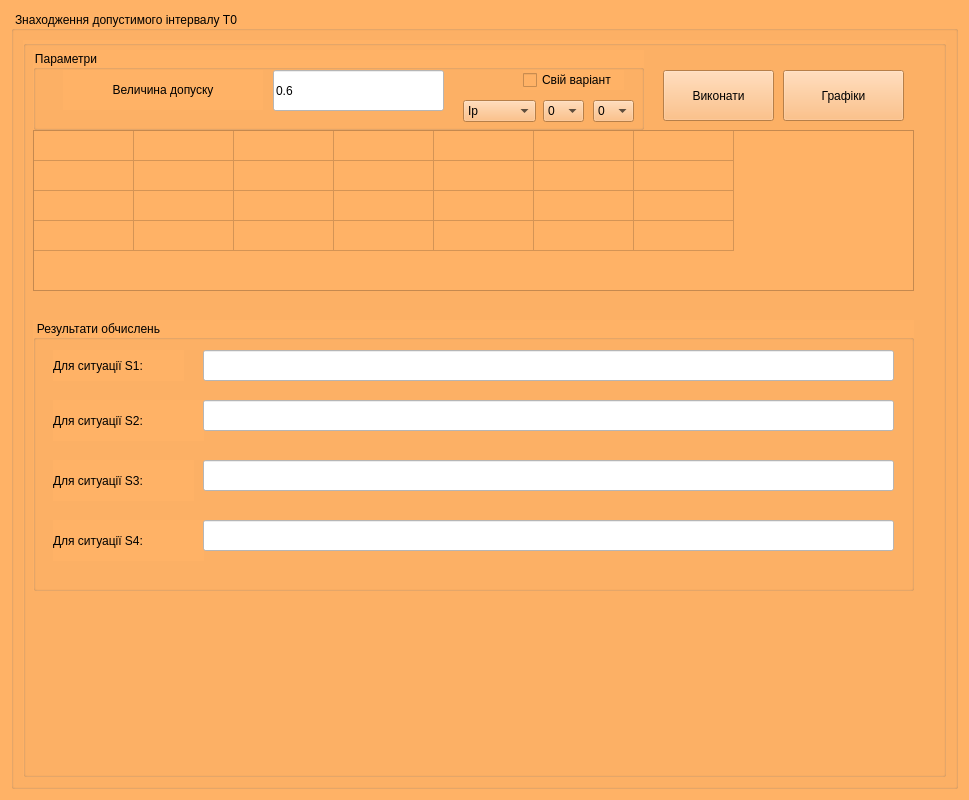
<?xml version="1.0" encoding="UTF-8"?>
<ui version="4.0">
 <class>Form</class>
 <widget class="QWidget" name="Form">
  <property name="windowModality">
   <enum>Qt::NonModal</enum>
  </property>
  <property name="geometry">
   <rect>
    <x>0</x>
    <y>0</y>
    <width>969</width>
    <height>800</height>
   </rect>
  </property>
  <property name="palette">
   <palette>
    <active>
     <colorrole role="WindowText">
      <brush brushstyle="SolidPattern">
       <color alpha="255">
        <red>214</red>
        <green>207</green>
        <blue>207</blue>
       </color>
      </brush>
     </colorrole>
     <colorrole role="Button">
      <brush brushstyle="SolidPattern">
       <color alpha="255">
        <red>255</red>
        <green>178</green>
        <blue>102</blue>
       </color>
      </brush>
     </colorrole>
     <colorrole role="Base">
      <brush brushstyle="SolidPattern">
       <color alpha="255">
        <red>255</red>
        <green>178</green>
        <blue>102</blue>
       </color>
      </brush>
     </colorrole>
     <colorrole role="Window">
      <brush brushstyle="SolidPattern">
       <color alpha="255">
        <red>255</red>
        <green>178</green>
        <blue>102</blue>
       </color>
      </brush>
     </colorrole>
    </active>
    <inactive>
     <colorrole role="WindowText">
      <brush brushstyle="SolidPattern">
       <color alpha="255">
        <red>214</red>
        <green>207</green>
        <blue>207</blue>
       </color>
      </brush>
     </colorrole>
     <colorrole role="Button">
      <brush brushstyle="SolidPattern">
       <color alpha="255">
        <red>255</red>
        <green>178</green>
        <blue>102</blue>
       </color>
      </brush>
     </colorrole>
     <colorrole role="Base">
      <brush brushstyle="SolidPattern">
       <color alpha="255">
        <red>255</red>
        <green>178</green>
        <blue>102</blue>
       </color>
      </brush>
     </colorrole>
     <colorrole role="Window">
      <brush brushstyle="SolidPattern">
       <color alpha="255">
        <red>255</red>
        <green>178</green>
        <blue>102</blue>
       </color>
      </brush>
     </colorrole>
    </inactive>
    <disabled>
     <colorrole role="WindowText">
      <brush brushstyle="SolidPattern">
       <color alpha="255">
        <red>162</red>
        <green>162</green>
        <blue>162</blue>
       </color>
      </brush>
     </colorrole>
     <colorrole role="Button">
      <brush brushstyle="SolidPattern">
       <color alpha="255">
        <red>255</red>
        <green>178</green>
        <blue>102</blue>
       </color>
      </brush>
     </colorrole>
     <colorrole role="Base">
      <brush brushstyle="SolidPattern">
       <color alpha="255">
        <red>255</red>
        <green>178</green>
        <blue>102</blue>
       </color>
      </brush>
     </colorrole>
     <colorrole role="Window">
      <brush brushstyle="SolidPattern">
       <color alpha="255">
        <red>255</red>
        <green>178</green>
        <blue>102</blue>
       </color>
      </brush>
     </colorrole>
    </disabled>
   </palette>
  </property>
  <property name="windowTitle">
   <string>Form1</string>
  </property>
  <property name="styleSheet">
   <string notr="true">background-color: rgba(255, 178, 102, 255);</string>
  </property>
  <layout class="QVBoxLayout" name="verticalLayout_2">
   <item>
    <widget class="QGroupBox" name="groupBox_5">
     <property name="title">
      <string>Знаходження допустимого інтервалу T0</string>
     </property>
     <layout class="QHBoxLayout" name="horizontalLayout">
      <item>
       <layout class="QVBoxLayout" name="verticalLayout">
        <property name="sizeConstraint">
         <enum>QLayout::SetFixedSize</enum>
        </property>
        <item>
         <widget class="QGroupBox" name="groupBox">
          <property name="styleSheet">
           <string notr="true">background-color: rgba(255, 178, 102, 255);</string>
          </property>
          <property name="title">
           <string/>
          </property>
          <widget class="QTableWidget" name="intervalsTable">
           <property name="geometry">
            <rect>
             <x>10</x>
             <y>90</y>
             <width>881</width>
             <height>161</height>
            </rect>
           </property>
           <property name="styleSheet">
            <string notr="true">background-color: rgba(255, 178, 102, 255);</string>
           </property>
           <attribute name="horizontalHeaderVisible">
            <bool>false</bool>
           </attribute>
           <attribute name="verticalHeaderVisible">
            <bool>false</bool>
           </attribute>
           <row>
            <property name="text">
             <string/>
            </property>
           </row>
           <row>
            <property name="text">
             <string/>
            </property>
           </row>
           <row>
            <property name="text">
             <string/>
            </property>
           </row>
           <row>
            <property name="text">
             <string/>
            </property>
           </row>
           <column>
            <property name="text">
             <string/>
            </property>
           </column>
           <column>
            <property name="text">
             <string/>
            </property>
           </column>
           <column>
            <property name="text">
             <string/>
            </property>
           </column>
           <column>
            <property name="text">
             <string/>
            </property>
           </column>
           <column>
            <property name="text">
             <string/>
            </property>
           </column>
           <column>
            <property name="text">
             <string/>
            </property>
           </column>
           <column>
            <property name="text">
             <string/>
            </property>
           </column>
          </widget>
          <widget class="QGroupBox" name="groupBox_2">
           <property name="geometry">
            <rect>
             <x>10</x>
             <y>280</y>
             <width>881</width>
             <height>271</height>
            </rect>
           </property>
           <property name="title">
            <string>Результати обчислень</string>
           </property>
           <widget class="QLabel" name="label_2">
            <property name="geometry">
             <rect>
              <x>20</x>
              <y>30</y>
              <width>131</width>
              <height>31</height>
             </rect>
            </property>
            <property name="text">
             <string>Для ситуації S1:</string>
            </property>
           </widget>
           <widget class="QLineEdit" name="s1Result">
            <property name="geometry">
             <rect>
              <x>170</x>
              <y>30</y>
              <width>691</width>
              <height>31</height>
             </rect>
            </property>
            <property name="styleSheet">
             <string notr="true">background-color: rgb(255, 255, 255);</string>
            </property>
           </widget>
           <widget class="QLabel" name="label_3">
            <property name="geometry">
             <rect>
              <x>20</x>
              <y>80</y>
              <width>151</width>
              <height>41</height>
             </rect>
            </property>
            <property name="text">
             <string>Для ситуації S2:</string>
            </property>
           </widget>
           <widget class="QLineEdit" name="s2Result">
            <property name="geometry">
             <rect>
              <x>170</x>
              <y>80</y>
              <width>691</width>
              <height>31</height>
             </rect>
            </property>
            <property name="styleSheet">
             <string notr="true">background-color: rgb(255, 255, 255);</string>
            </property>
           </widget>
           <widget class="QLabel" name="label_4">
            <property name="geometry">
             <rect>
              <x>20</x>
              <y>140</y>
              <width>141</width>
              <height>41</height>
             </rect>
            </property>
            <property name="text">
             <string>Для ситуації S3:</string>
            </property>
           </widget>
           <widget class="QLineEdit" name="s3Result">
            <property name="geometry">
             <rect>
              <x>170</x>
              <y>140</y>
              <width>691</width>
              <height>31</height>
             </rect>
            </property>
            <property name="styleSheet">
             <string notr="true">background-color: rgb(255, 255, 255);</string>
            </property>
           </widget>
           <widget class="QLabel" name="label_5">
            <property name="geometry">
             <rect>
              <x>20</x>
              <y>200</y>
              <width>151</width>
              <height>41</height>
             </rect>
            </property>
            <property name="text">
             <string>Для ситуації S4:</string>
            </property>
           </widget>
           <widget class="QLineEdit" name="s4Result">
            <property name="geometry">
             <rect>
              <x>170</x>
              <y>200</y>
              <width>691</width>
              <height>31</height>
             </rect>
            </property>
            <property name="styleSheet">
             <string notr="true">background-color: rgb(255, 255, 255);</string>
            </property>
           </widget>
          </widget>
          <widget class="QPushButton" name="exec_button">
           <property name="geometry">
            <rect>
             <x>640</x>
             <y>30</y>
             <width>111</width>
             <height>51</height>
            </rect>
           </property>
           <property name="text">
            <string>Виконати</string>
           </property>
          </widget>
          <widget class="QGroupBox" name="groupBox_3">
           <property name="geometry">
            <rect>
             <x>10</x>
             <y>10</y>
             <width>611</width>
             <height>80</height>
            </rect>
           </property>
           <property name="title">
            <string>Параметри</string>
           </property>
           <widget class="QLineEdit" name="dopusk">
            <property name="geometry">
             <rect>
              <x>240</x>
              <y>20</y>
              <width>171</width>
              <height>41</height>
             </rect>
            </property>
            <property name="styleSheet">
             <string notr="true">background-color: rgb(255, 255, 255);</string>
            </property>
            <property name="text">
             <string>0.6</string>
            </property>
           </widget>
           <widget class="QLabel" name="label">
            <property name="geometry">
             <rect>
              <x>30</x>
              <y>20</y>
              <width>200</width>
              <height>40</height>
             </rect>
            </property>
            <property name="sizePolicy">
             <sizepolicy hsizetype="Minimum" vsizetype="Minimum">
              <horstretch>0</horstretch>
              <verstretch>0</verstretch>
             </sizepolicy>
            </property>
            <property name="maximumSize">
             <size>
              <width>200</width>
              <height>40</height>
             </size>
            </property>
            <property name="styleSheet">
             <string notr="true">background-color: rgba(255, 178, 102, 255);</string>
            </property>
            <property name="text">
             <string>Величина допуску</string>
            </property>
            <property name="alignment">
             <set>Qt::AlignCenter</set>
            </property>
           </widget>
           <widget class="QCheckBox" name="own">
            <property name="geometry">
             <rect>
              <x>490</x>
              <y>20</y>
              <width>101</width>
              <height>20</height>
             </rect>
            </property>
            <property name="text">
             <string>Свій варіант</string>
            </property>
           </widget>
           <widget class="QComboBox" name="I_name">
            <property name="geometry">
             <rect>
              <x>430</x>
              <y>50</y>
              <width>73</width>
              <height>22</height>
             </rect>
            </property>
            <item>
             <property name="text">
              <string>Ip</string>
             </property>
            </item>
            <item>
             <property name="text">
              <string>Id</string>
             </property>
            </item>
            <item>
             <property name="text">
              <string>It</string>
             </property>
            </item>
           </widget>
           <widget class="QComboBox" name="index_i">
            <property name="geometry">
             <rect>
              <x>510</x>
              <y>50</y>
              <width>41</width>
              <height>22</height>
             </rect>
            </property>
            <item>
             <property name="text">
              <string>0</string>
             </property>
            </item>
            <item>
             <property name="text">
              <string>1</string>
             </property>
            </item>
            <item>
             <property name="text">
              <string>2</string>
             </property>
            </item>
            <item>
             <property name="text">
              <string>3</string>
             </property>
            </item>
           </widget>
           <widget class="QComboBox" name="index_j">
            <property name="geometry">
             <rect>
              <x>560</x>
              <y>50</y>
              <width>41</width>
              <height>22</height>
             </rect>
            </property>
            <item>
             <property name="text">
              <string>0</string>
             </property>
            </item>
            <item>
             <property name="text">
              <string>1</string>
             </property>
            </item>
            <item>
             <property name="text">
              <string>2</string>
             </property>
            </item>
            <item>
             <property name="text">
              <string>3</string>
             </property>
            </item>
            <item>
             <property name="text">
              <string>4</string>
             </property>
            </item>
            <item>
             <property name="text">
              <string>5</string>
             </property>
            </item>
            <item>
             <property name="text">
              <string>6</string>
             </property>
            </item>
           </widget>
          </widget>
          <widget class="QPushButton" name="plot_button">
           <property name="geometry">
            <rect>
             <x>760</x>
             <y>30</y>
             <width>121</width>
             <height>51</height>
            </rect>
           </property>
           <property name="text">
            <string>Графіки</string>
           </property>
          </widget>
         </widget>
        </item>
       </layout>
      </item>
     </layout>
    </widget>
   </item>
  </layout>
 </widget>
 <resources/>
 <connections>
  <connection>
   <sender>exec_button</sender>
   <signal>clicked()</signal>
   <receiver>Form</receiver>
   <slot>exec_clicked()</slot>
   <hints>
    <hint type="sourcelabel">
     <x>869</x>
     <y>85</y>
    </hint>
    <hint type="destinationlabel">
     <x>484</x>
     <y>399</y>
    </hint>
   </hints>
  </connection>
  <connection>
   <sender>own</sender>
   <signal>toggled(bool)</signal>
   <receiver>Form</receiver>
   <slot>own_toggled(bool)</slot>
   <hints>
    <hint type="sourcelabel">
     <x>584</x>
     <y>89</y>
    </hint>
    <hint type="destinationlabel">
     <x>484</x>
     <y>399</y>
    </hint>
   </hints>
  </connection>
  <connection>
   <sender>plot_button</sender>
   <signal>clicked()</signal>
   <receiver>Form</receiver>
   <slot>plot_clicked()</slot>
   <hints>
    <hint type="sourcelabel">
     <x>844</x>
     <y>95</y>
    </hint>
    <hint type="destinationlabel">
     <x>484</x>
     <y>399</y>
    </hint>
   </hints>
  </connection>
  <connection>
   <sender>I_name</sender>
   <signal>currentIndexChanged(QString)</signal>
   <receiver>Form</receiver>
   <slot>Iname_modified(QString)</slot>
   <hints>
    <hint type="sourcelabel">
     <x>500</x>
     <y>110</y>
    </hint>
    <hint type="destinationlabel">
     <x>484</x>
     <y>399</y>
    </hint>
   </hints>
  </connection>
  <connection>
   <sender>index_i</sender>
   <signal>currentIndexChanged(QString)</signal>
   <receiver>Form</receiver>
   <slot>Indexi_modified(QString)</slot>
   <hints>
    <hint type="sourcelabel">
     <x>564</x>
     <y>110</y>
    </hint>
    <hint type="destinationlabel">
     <x>484</x>
     <y>399</y>
    </hint>
   </hints>
  </connection>
  <connection>
   <sender>index_j</sender>
   <signal>currentIndexChanged(QString)</signal>
   <receiver>Form</receiver>
   <slot>Indexj_modified(QString)</slot>
   <hints>
    <hint type="sourcelabel">
     <x>614</x>
     <y>110</y>
    </hint>
    <hint type="destinationlabel">
     <x>484</x>
     <y>399</y>
    </hint>
   </hints>
  </connection>
 </connections>
 <slots>
  <signal>input_changed(QString)</signal>
  <signal>output_changed(QString)</signal>
  <signal>x1_dim_changed(int)</signal>
  <signal>x2_dim_changed(int)</signal>
  <signal>x3_dim_changed(int)</signal>
  <signal>x1_deg_changed(int)</signal>
  <signal>x2_deg_changed(int)</signal>
  <signal>x3_deg_changed(int)</signal>
  <signal>type_cheb()</signal>
  <signal>type_lege()</signal>
  <signal>type_lagg()</signal>
  <signal>type_herm()</signal>
  <slot>input_clicked()</slot>
  <slot>output_clicked()</slot>
  <slot>samples_modified(int)</slot>
  <slot>dimension_modified(int)</slot>
  <slot>degree_modified(int)</slot>
  <slot>type_modified(bool)</slot>
  <slot>plot_clicked()</slot>
  <slot>exec_clicked()</slot>
  <slot>input_modified(QString)</slot>
  <slot>output_modified(QString)</slot>
  <slot>weights_modified(QString)</slot>
  <slot>lambda_calc_method_changed(bool)</slot>
  <slot>bruteforce_called()</slot>
  <slot>structure_changed(bool)</slot>
  <slot>data_changed(bool)</slot>
  <slot>own_toggled(bool)</slot>
  <slot>pause_clicked()</slot>
  <slot>resume_clicked()</slot>
  <slot>prediction_modified(QString)</slot>
  <slot>model_modified(QString)</slot>
  <slot>Iname_modified(QString)</slot>
  <slot>Indexi_modified(QString)</slot>
  <slot>Indexj_modified(QString)</slot>
 </slots>
</ui>
